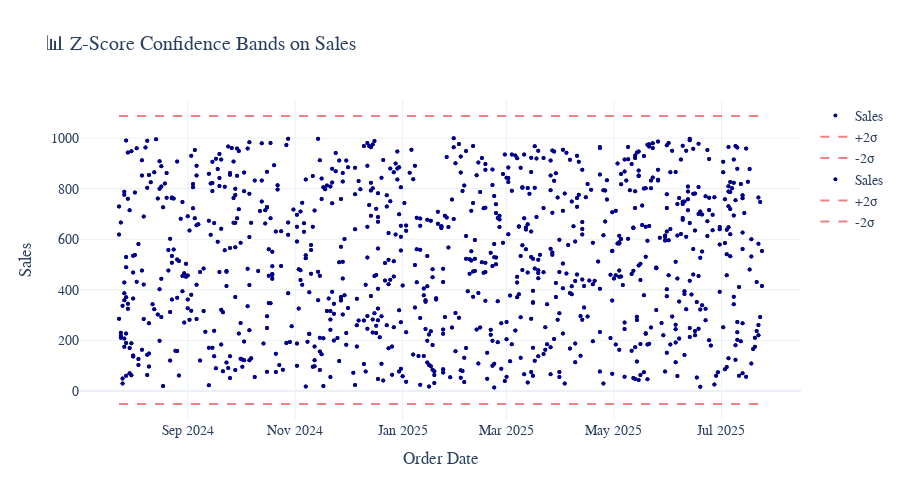

The notebook cell this image was saved under:
### Code cell
# 🔵 Overlay: Z-Score Band

# Extract x and y again for clarity
x = df["OrderDate"]
y = df["Sales"]

# Create scatter base
scatter = go.Scatter(x=x, y=y, mode="markers", name="Sales", marker=dict(size=4, color="darkblue"))

# Add Z-score bands (default: ±2 std deviation)
upper_band, lower_band = add_zscore_band(x, y, z=2)

band_upper = go.Scatter(
    x=x, y=upper_band,
    name="+2σ",
    mode="lines",
    line=dict(color="lightcoral", dash="dash"),
    showlegend=True
)

band_lower = go.Scatter(
    x=x, y=lower_band,
    name="-2σ",
    mode="lines",
    line=dict(color="lightcoral", dash="dash"),
    showlegend=True
)

# Compose final plot
fig2 = go.Figure([scatter, band_upper, band_lower])
fig2.add_trace(scatter)
fig2.add_trace(band_upper)
fig2.add_trace(band_lower)

fig2.update_layout(
    title="📊 Z-Score Confidence Bands on Sales",
    xaxis_title="Order Date",
    yaxis_title="Sales",
    height=500
)

# Save
save_fig_as_html(fig2, "sales_zscore_band.html", notebook_name=NOTEBOOK_ID)
save_fig_as_png(fig2, "sales_zscore_band.png", notebook_name=NOTEBOOK_ID)

fig2.show()

### Figure 1 — Plotly figure (JSON) as saved in the notebook; plotly's stock layout.template omitted (floating-point values rounded to 4 significant figures; data arrays with more than 128 entries replaced by an {"elided": "..."} marker saying what was removed)
{"data": [{"marker": {"color": "darkblue", "size": 4}, "mode": "markers", "name": "Sales", "type": "scatter", "x": {"elided": "1000 str values"}, "y": {"elided": "1000 float values"}}, {"line": {"color": "lightcoral", "dash": "dash"}, "mode": "lines", "name": "+2σ", "showlegend": true, "type": "scatter", "x": {"elided": "1000 str values"}, "y": {"elided": "1000 float values"}}, {"line": {"color": "lightcoral", "dash": "dash"}, "mode": "lines", "name": "-2σ", "showlegend": true, "type": "scatter", "x": {"elided": "1000 str values"}, "y": {"elided": "1000 float values"}}, {"marker": {"color": "darkblue", "size": 4}, "mode": "markers", "name": "Sales", "type": "scatter", "x": {"elided": "1000 str values"}, "y": {"elided": "1000 float values"}}, {"line": {"color": "lightcoral", "dash": "dash"}, "mode": "lines", "name": "+2σ", "showlegend": true, "type": "scatter", "x": {"elided": "1000 str values"}, "y": {"elided": "1000 float values"}}, {"line": {"color": "lightcoral", "dash": "dash"}, "mode": "lines", "name": "-2σ", "showlegend": true, "type": "scatter", "x": {"elided": "1000 str values"}, "y": {"elided": "1000 float values"}}], "layout": {"height": 500, "title": {"text": "📊 Z-Score Confidence Bands on Sales"}, "xaxis": {"title": {"text": "Order Date"}}, "yaxis": {"title": {"text": "Sales"}}}}
